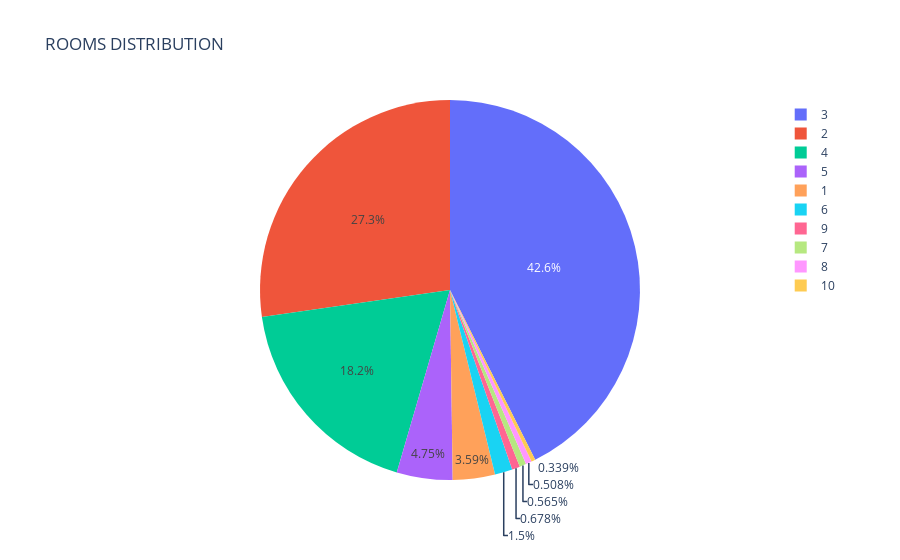

The notebook cell this image was saved under:
### Code cell
fig = px.pie(df, names = "bedRoom", title = "ROOMS DISTRIBUTION")
fig

### Figure 1 — Plotly figure (JSON) as saved in the notebook; plotly's stock layout.template omitted (floating-point values rounded to 4 significant figures; data arrays with more than 128 entries replaced by an {"elided": "..."} marker saying what was removed)
{"data": [{"domain": {"x": [0, 1], "y": [0, 1]}, "hovertemplate": "bedRoom=%{label}<extra></extra>", "labels": {"elided": "3540 int values"}, "legendgroup": "", "name": "", "showlegend": true, "type": "pie"}], "layout": {"legend": {"tracegroupgap": 0}, "title": {"text": "ROOMS DISTRIBUTION"}}}
